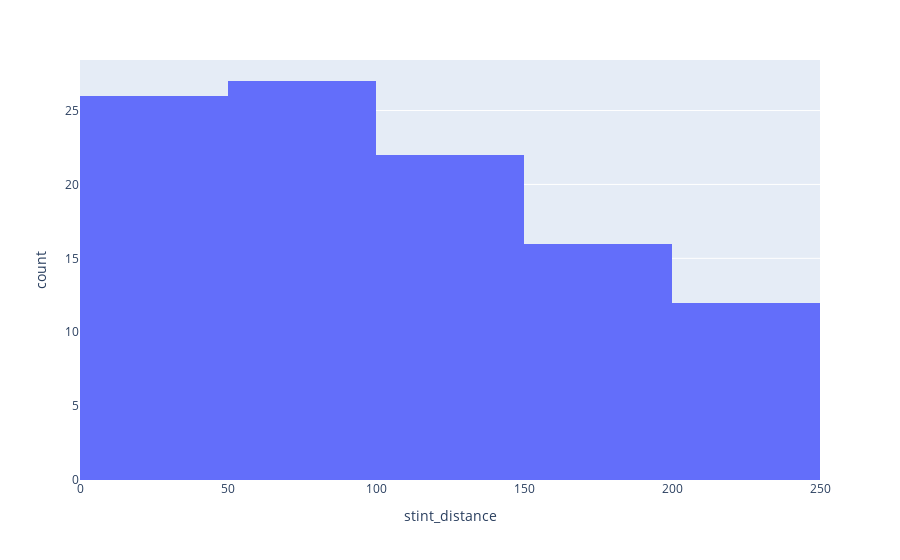
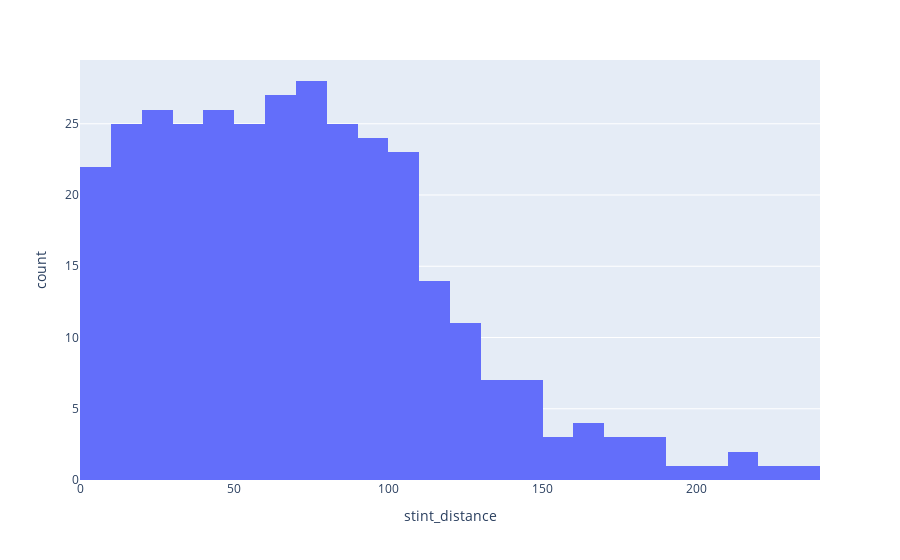
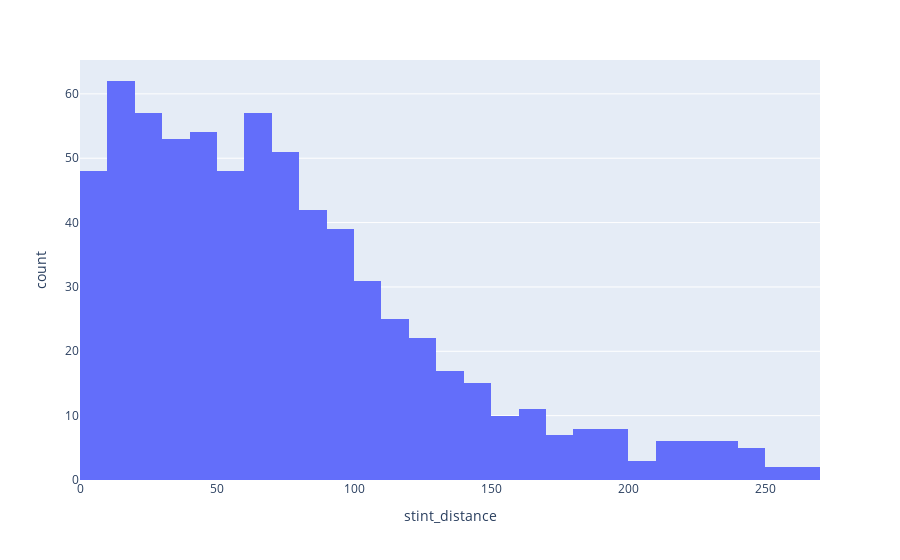
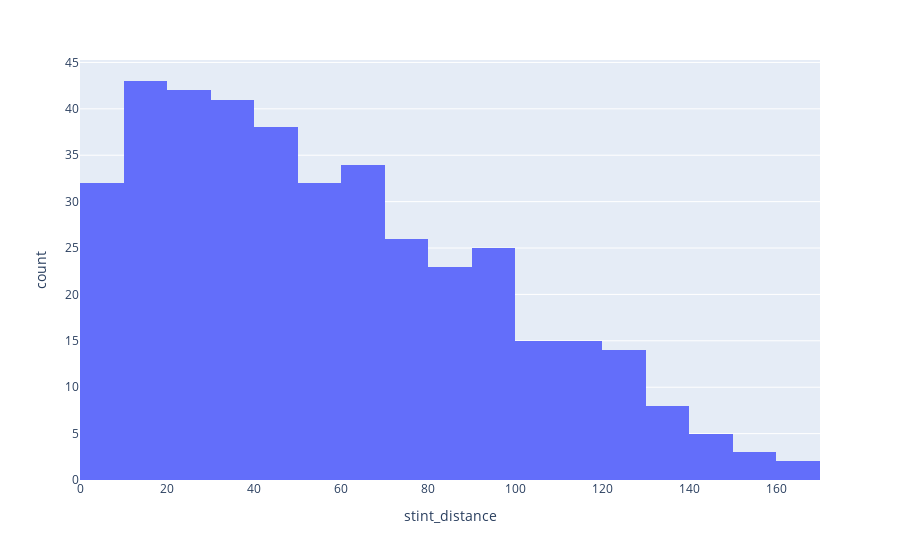

These figures' notebook cell, in order:
### Code cell
## box plot with team on x-axis, stint_distance for each compound on y-axis

### Figure 1 — Plotly figure (JSON) as saved in the notebook; plotly's stock layout.template omitted (floating-point values rounded to 4 significant figures)
{"data": [{"alignmentgroup": "True", "bingroup": "x", "hovertemplate": "stint_distance=%{x}<br>count=%{y}<extra></extra>", "legendgroup": "", "marker": {"color": "#636efa"}, "name": "", "offsetgroup": "", "orientation": "v", "showlegend": false, "type": "histogram", "x": [5.891, 11.78, 17.67, 23.56, 29.45, 35.35, 41.24, 4.653, 47.13, 9.306, 53.02, 13.96, 58.91, 18.61, 64.8, 23.27, 70.69, 27.92, 76.58, 32.57, 82.47, 37.22, 88.36, 41.88, 94.26, 46.53, 100.1, 51.18, 106.0, 55.84, 111.9, 60.49, 117.8, 65.14, 123.7, 69.8, 129.6, 74.45, 135.5, 79.1, 141.4, 83.75, 147.3, 88.41, 153.2, 93.06, 159.1, 97.71, 164.9, 102.4, 170.8, 107.0, 176.7, 111.7, 182.6, 116.3, 188.5, 194.4, 200.3, 206.2, 212.1, 218.0, 223.9, 229.7, 235.6, 5.891, 11.78, 17.67, 23.56, 29.45, 35.35, 41.24, 47.13, 53.02, 58.91, 64.8, 70.69, 76.58, 82.47, 88.36, 94.26, 100.1, 106.0, 111.9, 117.8, 123.7, 129.6, 135.5, 141.4, 147.3, 153.2, 159.1, 164.9, 170.8, 176.7, 182.6, 188.5, 194.4, 200.3, 206.2, 212.1, 218.0, 223.9], "xaxis": "x", "yaxis": "y"}], "layout": {"autosize": true, "barmode": "relative", "legend": {"tracegroupgap": 0}, "margin": {"t": 60}, "xaxis": {"anchor": "y", "autorange": true, "domain": [0, 1], "range": [0, 250], "title": {"text": "stint_distance"}, "type": "linear"}, "yaxis": {"anchor": "x", "autorange": true, "domain": [0, 1], "range": [0, 28.42], "title": {"text": "count"}}}}

### Figure 2 — Plotly figure (JSON) as saved in the notebook; plotly's stock layout.template omitted (floating-point values rounded to 4 significant figures; data arrays with more than 128 entries replaced by an {"elided": "..."} marker saying what was removed)
{"data": [{"alignmentgroup": "True", "bingroup": "x", "hovertemplate": "stint_distance=%{x}<br>count=%{y}<extra></extra>", "legendgroup": "", "marker": {"color": "#636efa"}, "name": "", "offsetgroup": "", "orientation": "v", "showlegend": false, "type": "histogram", "x": {"elided": "334 float values"}, "xaxis": "x", "yaxis": "y"}], "layout": {"autosize": true, "barmode": "relative", "legend": {"tracegroupgap": 0}, "margin": {"t": 60}, "xaxis": {"anchor": "y", "autorange": true, "domain": [0, 1], "range": [0, 240], "title": {"text": "stint_distance"}, "type": "linear"}, "yaxis": {"anchor": "x", "autorange": true, "domain": [0, 1], "range": [0, 29.47], "title": {"text": "count"}}}}

### Figure 3 — Plotly figure (JSON) as saved in the notebook; plotly's stock layout.template omitted (floating-point values rounded to 4 significant figures; data arrays with more than 128 entries replaced by an {"elided": "..."} marker saying what was removed)
{"data": [{"alignmentgroup": "True", "bingroup": "x", "hovertemplate": "stint_distance=%{x}<br>count=%{y}<extra></extra>", "legendgroup": "", "marker": {"color": "#636efa"}, "name": "", "offsetgroup": "", "orientation": "v", "showlegend": false, "type": "histogram", "x": {"elided": "695 float values"}, "xaxis": "x", "yaxis": "y"}], "layout": {"autosize": true, "barmode": "relative", "legend": {"tracegroupgap": 0}, "margin": {"t": 60}, "xaxis": {"anchor": "y", "autorange": true, "domain": [0, 1], "range": [0, 270], "title": {"text": "stint_distance"}, "type": "linear"}, "yaxis": {"anchor": "x", "autorange": true, "domain": [0, 1], "range": [0, 65.26], "title": {"text": "count"}}}}

### Figure 4 — Plotly figure (JSON) as saved in the notebook; plotly's stock layout.template omitted (floating-point values rounded to 4 significant figures; data arrays with more than 128 entries replaced by an {"elided": "..."} marker saying what was removed)
{"data": [{"alignmentgroup": "True", "bingroup": "x", "hovertemplate": "stint_distance=%{x}<br>count=%{y}<extra></extra>", "legendgroup": "", "marker": {"color": "#636efa"}, "name": "", "offsetgroup": "", "orientation": "v", "showlegend": false, "type": "histogram", "x": {"elided": "398 float values"}, "xaxis": "x", "yaxis": "y"}], "layout": {"autosize": true, "barmode": "relative", "legend": {"tracegroupgap": 0}, "margin": {"t": 60}, "xaxis": {"anchor": "y", "autorange": true, "domain": [0, 1], "range": [0, 170], "title": {"text": "stint_distance"}, "type": "linear"}, "yaxis": {"anchor": "x", "autorange": true, "domain": [0, 1], "range": [0, 45.26], "title": {"text": "count"}}}}
